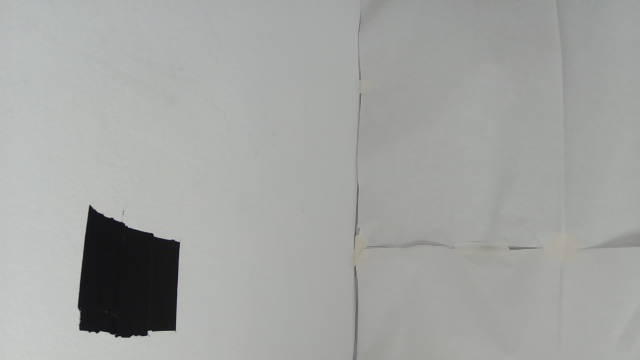
#> input picture images/v3/3blocks.jpg, 640 x 360 px, found by its file name; its folder holds 4 pictures in this run
$ python countour.py
#> lines starting #> are read from the running program, lines starting #| are printed output that depends on the picture; after the words box and inside, x2 and y2 are one past the last pixel; in counts of white or black regions, pixels touching at a corner belong together
import cv2
import numpy as np

def find_target(image):
    # 1. Convert to grayscale
    gray_im = cv2.cvtColor(image, cv2.COLOR_BGR2GRAY)

    # 2. Noise reduction: blur to smooth out texture
    gray_im = cv2.GaussianBlur(gray_im, (5, 5), 0)

    # 3. Threshold: pixels darker than 70 are marked as foreground
    _, thresh = cv2.threshold(gray_im, 70, 255, cv2.THRESH_BINARY_INV)

    # 4. Find contours
    contours, _ = cv2.findContours(thresh, cv2.RETR_EXTERNAL, cv2.CHAIN_APPROX_SIMPLE)

    if not contours:
        return None

    # 5. Find the leftmost contour (smallest x in bounding box)
    leftmost_contour = min(contours, key=lambda cnt: cv2.boundingRect(cnt)[0])

    # 6. Compute center of the bounding box
    x, y, w, h = cv2.boundingRect(leftmost_contour)
    cx = x + w // 2
    cy = y + h // 2

    return (cx, cy)


for i in range(3, 10):
    FILENAME = f"{i}blocks.jpg"
    IMAGE_PATH = f"images/v3/{FILENAME}"

    image = cv2.imread(IMAGE_PATH)
#> image is the input picture: shape (360, 640, 3); mean B, G, R 162.2, 164.3, 163
    target_pos = find_target(image)
#> in find_target, `_, thresh = cv2.threshold(gray_im, 70, 255, cv2.THRESH_BINARY_INV)`:
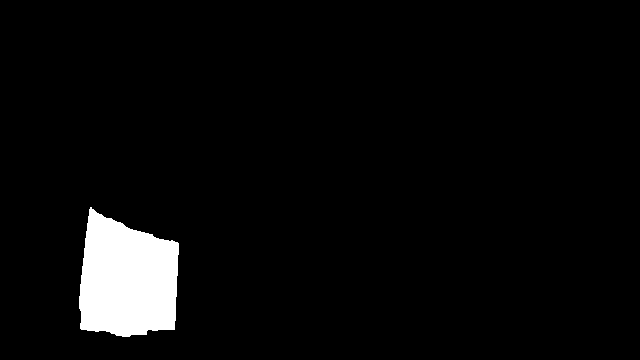
#> thresh: shape (360, 640); 4.3% white; 1 white region
#> in find_target, `contours, _ = cv2.findContours(thresh, cv2.RETR_EXTERNAL, cv2.CHAIN_AP..`: contours = 1 contour; box (x1, y1, x2, y2) and area: (79, 207, 179, 337) 9808
#> in find_target, `leftmost_contour = min(contours, key=lambda cnt: cv2.boundingRect(cnt)..`: leftmost_contour = contour of 117 points, box (x1, y1, x2, y2) (79, 207, 179, 337), area 9808
#> in find_target, `x, y, w, h = cv2.boundingRect(leftmost_contour)`: x = 79; y = 207; w = 100; h = 130
#> in find_target, `cx = x + w // 2`: cx = 129
#> in find_target, `cy = y + h // 2`: cy = 272
#> target_pos = (129, 272)


    if target_pos:
        cx, cy = target_pos
#> cx = 129; cy = 272

        # Draw the green crosshairs at the target center
        cv2.circle(image, (cx, cy), 10, (0, 255, 0), 2)
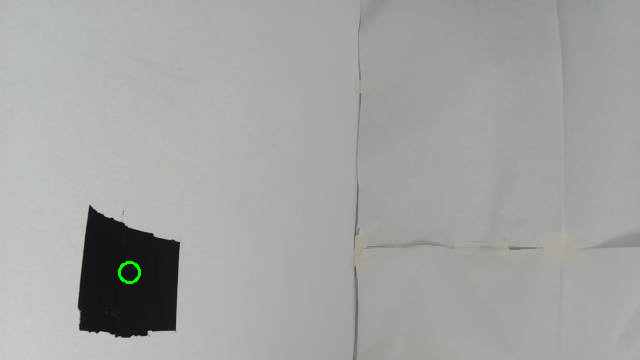
#> image: shape (360, 640, 3); 0.08% of pixels changed, all inside (x1, y1, x2, y2) = (118, 261, 141, 284)
        cv2.circle(image, (cx, cy), 2, (0, 0, 255), 3)
#> image: shape (360, 640, 3); 0.02% of pixels changed, all inside (x1, y1, x2, y2) = (125, 268, 134, 277)

    else:
        cv2.putText(image, "Target Lost", (10, 30),
                    cv2.FONT_HERSHEY_SIMPLEX, 0.7, (0, 0, 255), 2)

    # Show the live video window (Requires VNC)
    cv2.imshow("Vision Test", image)
    cv2.waitKey(0)  # Wait indefinitely until a key is pressed
#> pass 2 of the loop `for i in range(3, 10):`:
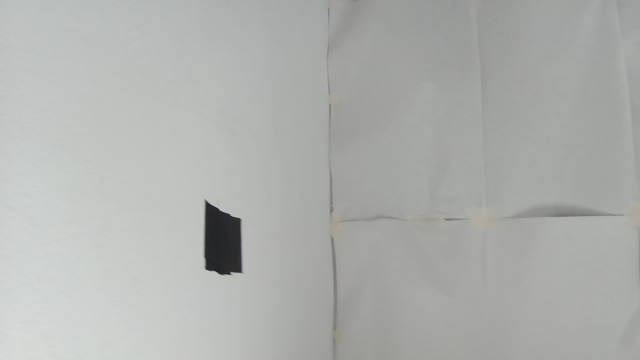
#> input picture images/v3/4blocks.jpg, 640 x 360 px, found by its file name
#> image is the input picture: shape (360, 640, 3); mean B, G, R 174.1, 176.3, 174.8
#> in find_target (call 2), `_, thresh = cv2.threshold(gray_im, 70, 255, cv2.THRESH_BINARY_INV)`:
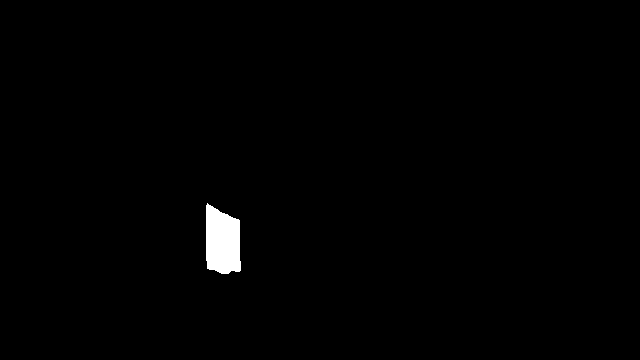
#> thresh: shape (360, 640); 0.88% white; 1 white region
#> contours = 1 contour; box (x1, y1, x2, y2) and area: (206, 203, 241, 274) 1938
#> leftmost_contour = contour of 47 points, box (x1, y1, x2, y2) (206, 203, 241, 274), area 1938
#> x = 206; y = 203; w = 35; h = 71
#> in find_target (call 2), `cx = x + w // 2`: cx = 223
#> in find_target (call 2), `cy = y + h // 2`: cy = 238
#> target_pos = (223, 238)
#> `cx, cy = target_pos`: cx = 223; cy = 238
#> `cv2.circle(image, (cx, cy), 10, (0, 255, 0), 2)`:
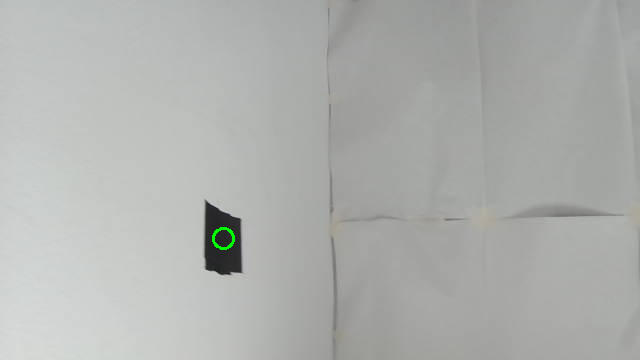
#> image: shape (360, 640, 3); 0.08% of pixels changed, all inside (x1, y1, x2, y2) = (212, 227, 235, 250)
#> pass 3 of the loop `for i in range(3, 10):`:
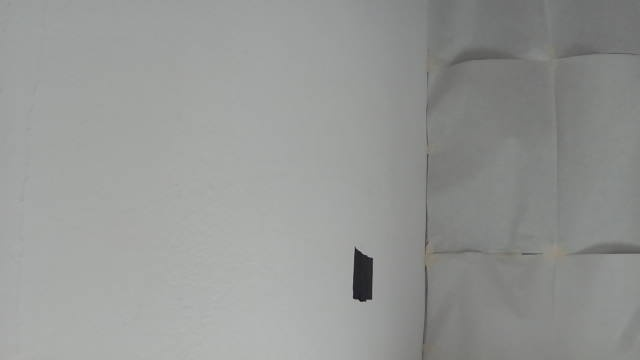
#> input picture images/v3/5blocks.jpg, 640 x 360 px, found by its file name
#> image is the input picture: shape (360, 640, 3); mean B, G, R 148.7, 150.7, 149.1
#> in find_target (call 3), `_, thresh = cv2.threshold(gray_im, 70, 255, cv2.THRESH_BINARY_INV)`:
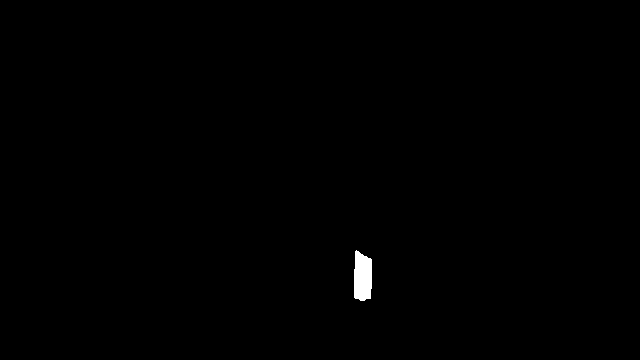
#> thresh: shape (360, 640); 0.34% white; 1 white region
#> contours = 1 contour; box (x1, y1, x2, y2) and area: (354, 250, 372, 301) 726
#> leftmost_contour = contour of 22 points, box (x1, y1, x2, y2) (354, 250, 372, 301), area 726
#> x = 354; y = 250; w = 18; h = 51
#> in find_target (call 3), `cx = x + w // 2`: cx = 363
#> in find_target (call 3), `cy = y + h // 2`: cy = 275
#> target_pos = (363, 275)
#> `cx, cy = target_pos`: cx = 363; cy = 275
#> `cv2.circle(image, (cx, cy), 10, (0, 255, 0), 2)`:
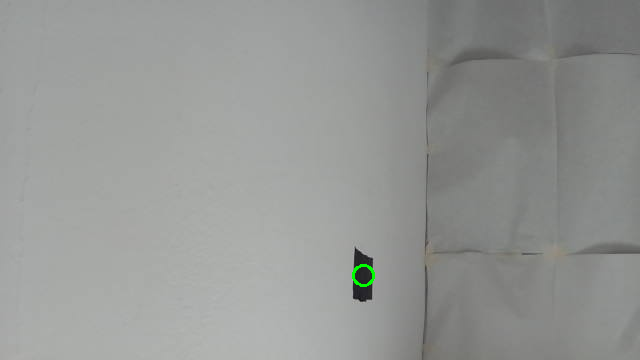
#> image: shape (360, 640, 3); 0.08% of pixels changed, all inside (x1, y1, x2, y2) = (352, 264, 375, 287)
#> (the run stopped early here; a loop or call above may not have finished)
